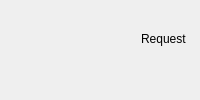
             <widget class="QWidget" name="ClearCache">
              <layout class="QGridLayout" name="gridLayout_18">
               <item row="0" column="0">
                <widget class="QWidget" name="widget_Clear_Cache" native="true">
                 <property name="font">
                  <font>
                   <strikeout>false</strikeout>
                  </font>
                 </property>
                 <property name="focusPolicy">
                  <enum>Qt::NoFocus</enum>
                 </property>
                 <property name="autoFillBackground">
                  <bool>true</bool>
                 </property>
                 <widget class="QLabel" name="label_19">
                  <property name="geometry">
                   <rect>
                    <x>460</x>
                    <y>20</y>
                    <width>61</width>
                    <height>16</height>
                   </rect>
                  </property>
                  <property name="text">
                   <string>Response</string>
                  </property>
                 </widget>
                 <widget class="QLabel" name="label_Status_Clear_Cache_Response">
                  <property name="geometry">
                   <rect>
                    <x>340</x>
                    <y>80</y>
                    <width>47</width>
                    <height>13</height>
                   </rect>
                  </property>
                  <property name="text">
                   <string>Status</string>
                  </property>
                 </widget>
                 <widget class="Line" name="line_9">
                  <property name="geometry">
                   <rect>
                    <x>310</x>
                    <y>0</y>
                    <width>16</width>
                    <height>801</height>
                   </rect>
                  </property>
                  <property name="orientation">
                   <enum>Qt::Vertical</enum>
                  </property>
                 </widget>
                 <widget class="QLabel" name="label_20">
                  <property name="geometry">
                   <rect>
                    <x>130</x>
                    <y>20</y>
                    <width>61</width>
                    <height>16</height>
                   </rect>
                  </property>
                  <property name="text">
                   <string>Request</string>
                  </property>
                 </widget>
                 <widget class="QComboBox" name="comboBox_Status_Clear_Cache_Response">
                  <property name="geometry">
                   <rect>
                    <x>440</x>
                    <y>70</y>
                    <width>161</width>
                    <height>31</height>
                   </rect>
                  </property>
                  <item>
                   <property name="text">
                    <string>ACCEPTED</string>
                   </property>
                  </item>
                  <item>
                   <property name="text">
                    <string>REJECTED</string>
                   </property>
                  </item>
                 </widget>
                 <widget class="QLabel" name="label_NoRequest_InformationForClearCache_Request">
                  <property name="geometry">
                   <rect>
                    <x>60</x>
                    <y>80</y>
                    <width>191</width>
                    <height>21</height>
                   </rect>
                  </property>
                  <property name="text">
                   <string>No request information for clear cache</string>
                  </property>
                 </widget>
                </widget>
               </item>
              </layout>
             </widget>
